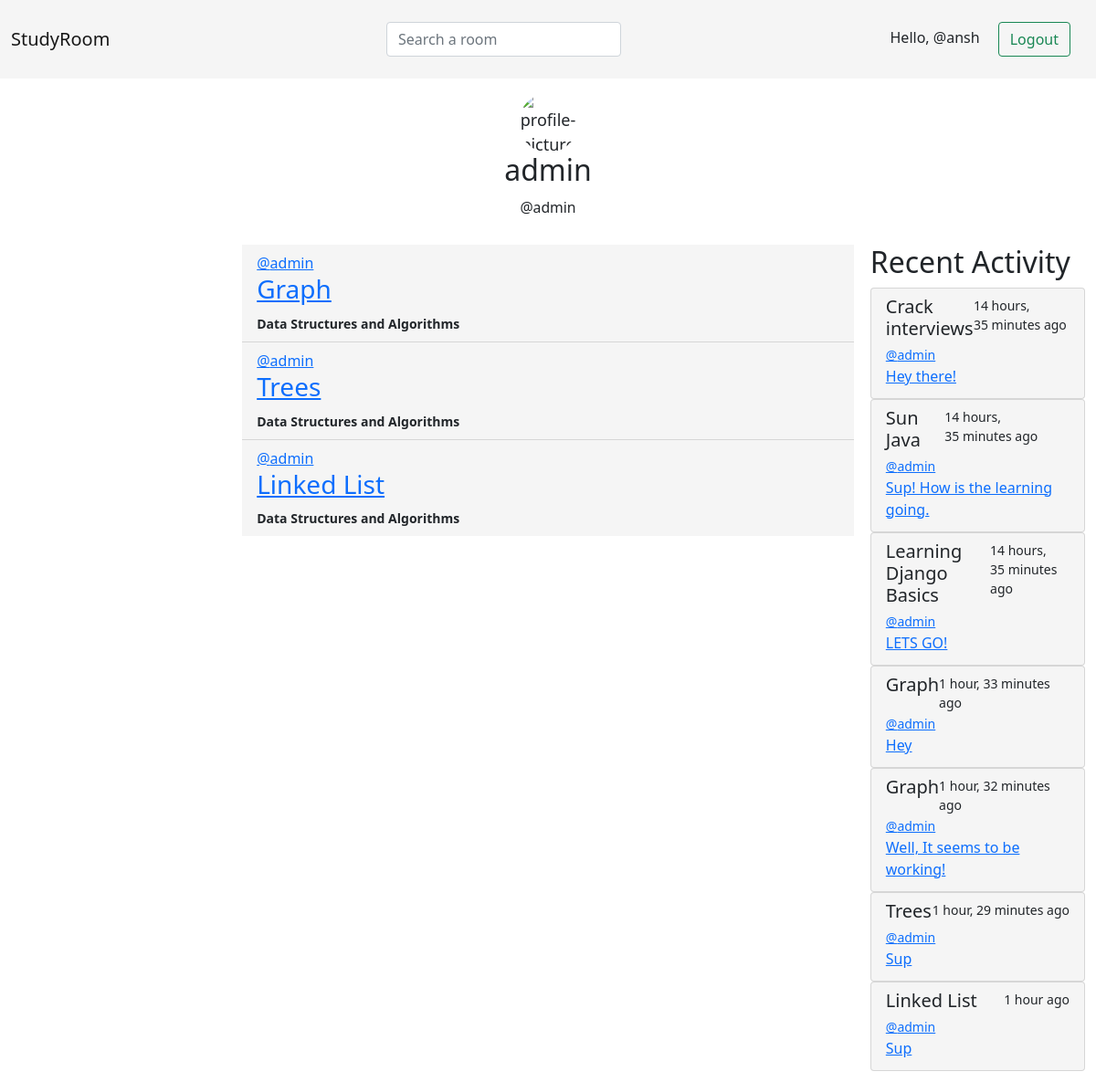
/profile/3 (signed in), run on the app's committed database.
### base/models.py (models this page shows, shortened)
class Room(models.Model):
    host = models.ForeignKey(User, on_delete=models.SET_NULL, null=True)
    topic = models.ForeignKey(Topic, on_delete=models.SET_NULL, null=True)
    name = models.CharField(max_length=200, unique=True)
    description = models.TextField(null=True, blank=True)
    updated_at = models.DateTimeField(auto_now=True)
    created_at = models.DateTimeField(auto_now_add=True)
    participants = models.ManyToManyField(User, related_name='participants')

class Topic(models.Model):
    name = models.CharField(max_length=200)

class Message(models.Model):
    user = models.ForeignKey(User, on_delete=models.CASCADE)
    room = models.ForeignKey(Room, on_delete=models.CASCADE)
    body = models.TextField()
    updated_at = models.DateTimeField(auto_now=True)
    created_at = models.DateTimeField(auto_now_add=True)

### base/views.py (the view)
# urls.py: path('profile/<str:pk>', views.user_profile_view, name = 'user-profile'),
def user_profile_view(request, pk):
    user = User.objects.get(id=pk)
    rooms = user.room_set.all()
    room_messages = user.message_set.all()
    topics = Topic.objects.all()
    context = {
        'user': user,
        'rooms': rooms,
        'room_messages': room_messages,
        'topics': topics,
    }
    return render(request, 'base/profile.html', context)

### base/templates/base/profile.html
{% extends 'base.html' %}
{% block content %}
<div class='profile-tab'>
    <div class='profile-picture'><img
            src="https://thumbs.dreamstime.com/b/default-avatar-profile-icon-vector-social-media-user-image-182145777.jpg"
            alt="profile-picture"></div>
    <h2>{{user.username}}</h2>
    <small>@{{user.username}}</small>
</div>
<div class="home-container">
    <div></div>
    <div class="main-home">
        <ul class="list-group list-group-flush">
            {% for room in rooms %}
            <li class="list-group-item">
                <div>
                    <div class="left">
                        <a href="{% url 'user-profile' room.host.id %}"> @{{ room.host }} </a>
                    </div>
                    <div class="right">
                        {% if request.user == room.host or request.user.is_superuser %}
                        <a href="{% url 'update-room' room.id %}"><img
                                src="https://img.icons8.com/material-outlined/24/000000/edit--v1.png" /></a>
                        <a href="{% url 'delete-room' room.id %}"><img
                                src="https://img.icons8.com/material-outlined/24/000000/delete-sign.png" /></a>
                        {% else %}
                        <br>
                        {% endif %}
                    </div>
                </div>
                <div>
                    <h3>
                        <a href="{% url 'room' room.id %}">
                            {{room.name}}
                        </a>
                    </h3>
                </div>
                <b><small>{{ room.topic.name }}</small></b>
            </li>
            {% endfor %}
        </ul>
    </div>
    <div>
        {% include 'base/activity_component.html' %}
    </div>
</div>
{% endblock %}

### templates/navbar.html
<nav class="navbar navbar-light">
    <div class="container-fluid">
        <a class="navbar-brand" href="{% url 'home' %}">StudyRoom</a>
        {% if request.user.is_authenticated %}
        <form class="d-flex" action="{% url 'home' %}">
            <input class="form-control me-2" type="text" placeholder="Search a room" aria-label="Search" name="q">
        </form>
        <div>
            Hello, @{{ request.user.username }}
            <a class="btn btn-outline-success" href="{% url 'logout' %}">Logout</a>
            {% else %}
            <div>
                <a class="btn btn-outline-success" href="{% url 'login' %}">Login</a>
                <a class="btn btn-outline-success" href="{% url 'register' %}">Register</a>
            </div>
            {% endif %}
        </div>
    </div>
</nav>

### base/templates/base/activity_component.html
<h2>Recent Activity</h2>
{% for message in room_messages %}
<div class="list-group">
    <div class="list-group-item list-group-item-action">
        <div class="d-flex w-100 justify-content-between">
            <h5 class="mb-1">{{message.room.name}}</h5>
            <small>{{message.created_at|timesince}} ago</small>
        </div>
        <a href="{% url 'user-profile' message.user.id %}"><small>@{{message.user}}</small></a>
        <a href="{% url 'room' message.room.id %}">
            <p class="mb-1">{{ message.body }}</p>
        </a>
    </div>
</div>
{% endfor %}

### static/css/style.css (style rules this page uses)
.navbar { background-color: whitesmoke; }
.left { float: left; width: 50%; }
.right { float: right; width: 50%; text-align: end; }
.home-container { display: grid; grid-template-columns: 1fr 3fr 1fr; padding: 12px; }
.btn { margin: 16px; }
.main-home { padding-left: 18px; padding-right: 18px; }
.list-group-item { background-color: whitesmoke; }
.profile-tab { margin: 16px; text-align: center; font-size: large; }
.profile-picture img { height: 65px; width: 65px; border-radius: 50%; display: inline-block; }

### data on the page
Room: host "admin", name "Graph", topic.name "Data Structures and Algorithms"
Room: host "admin", name "Trees", topic.name "Data Structures and Algorithms"
Room: host "admin", name "Linked List", topic.name "Data Structures and Algorithms"
Message: room.name "Crack interviews", created_at "14 hours, 35 minutes", user "admin", body "Hey there!"
Message: room.name "Sun Java", created_at "14 hours, 35 minutes", user "admin", body "Sup! How is the learning going."
Message: room.name "Learning Django Basics", created_at "14 hours, 35 minutes", user "admin", body "LETS GO!"
Message: room.name "Graph", created_at "1 hour, 33 minutes", user "admin", body "Hey"
Message: room.name "Graph", created_at "1 hour, 32 minutes", user "admin", body "Well, It seems to be working!"
Message: room.name "Trees", created_at "1 hour, 29 minutes", user "admin", body "Sup"
Message: room.name "Linked List", created_at "1 hour", user "admin", body "Sup"

### other printed values
{{ request.user.username }} "ansh"
{{ user.username }} "admin"
